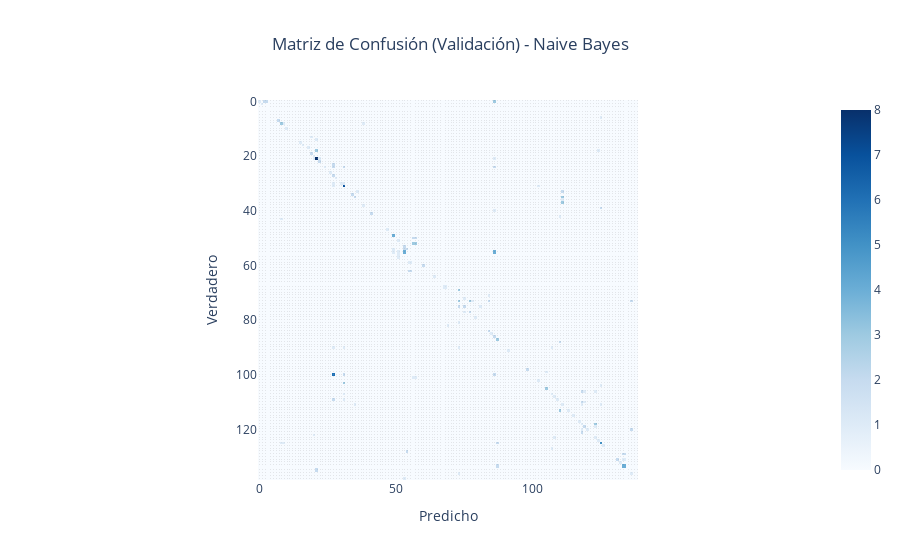
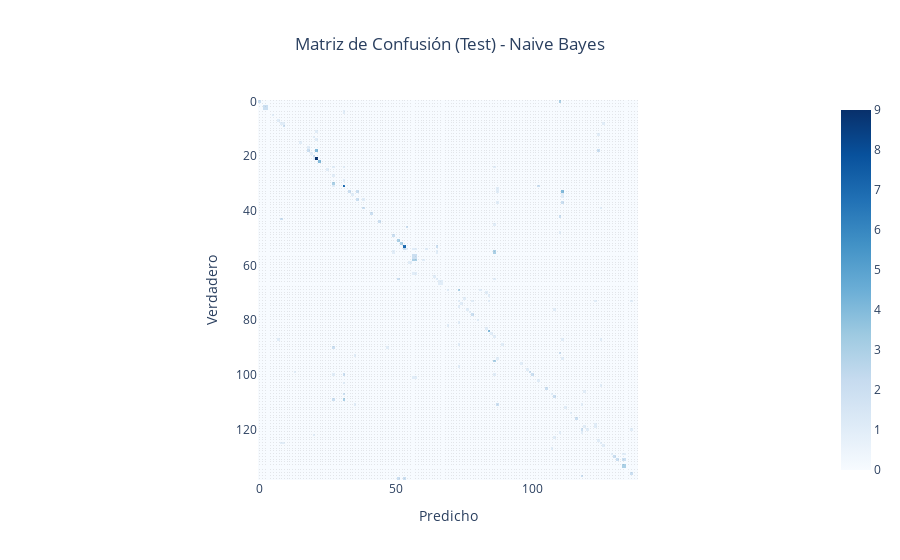

Source (notebook cell) for these figures, in order:
### Code cell
plot_results(y_val, y_test, nb_pred_val, nb_pred_test, "Naive Bayes")

### Figure 1 — Plotly figure (JSON) as saved in the notebook; plotly's stock layout.template omitted (floating-point values rounded to 4 significant figures; data arrays with more than 128 entries replaced by an {"elided": "..."} marker saying what was removed)
{"data": [{"coloraxis": "coloraxis", "hovertemplate": "x: %{x}<br>y: %{y}<br>color: %{z}<extra></extra>", "name": "0", "texttemplate": "%{z}", "type": "heatmap", "x": {"elided": "135 int values"}, "xaxis": "x", "y": {"elided": "135 int values"}, "yaxis": "y", "z": {"elided": "135x135 int values"}}], "layout": {"coloraxis": {"colorscale": [[0, "rgb(247,251,255)"], [0.125, "rgb(222,235,247)"], [0.25, "rgb(198,219,239)"], [0.375, "rgb(158,202,225)"], [0.5, "rgb(107,174,214)"], [0.625, "rgb(66,146,198)"], [0.75, "rgb(33,113,181)"], [0.875, "rgb(8,81,156)"], [1, "rgb(8,48,107)"]]}, "title": {"text": "Matriz de Confusión (Validación) - Naive Bayes", "x": 0.5}, "xaxis": {"anchor": "y", "constrain": "domain", "domain": [0, 1], "scaleanchor": "y", "title": {"text": "Predicho"}}, "yaxis": {"anchor": "x", "autorange": "reversed", "constrain": "domain", "domain": [0, 1], "title": {"text": "Verdadero"}}}}

### Figure 2 — Plotly figure (JSON) as saved in the notebook; plotly's stock layout.template omitted (floating-point values rounded to 4 significant figures; data arrays with more than 128 entries replaced by an {"elided": "..."} marker saying what was removed)
{"data": [{"coloraxis": "coloraxis", "hovertemplate": "x: %{x}<br>y: %{y}<br>color: %{z}<extra></extra>", "name": "0", "texttemplate": "%{z}", "type": "heatmap", "x": {"elided": "135 int values"}, "xaxis": "x", "y": {"elided": "135 int values"}, "yaxis": "y", "z": {"elided": "135x135 int values"}}], "layout": {"coloraxis": {"colorscale": [[0, "rgb(247,251,255)"], [0.125, "rgb(222,235,247)"], [0.25, "rgb(198,219,239)"], [0.375, "rgb(158,202,225)"], [0.5, "rgb(107,174,214)"], [0.625, "rgb(66,146,198)"], [0.75, "rgb(33,113,181)"], [0.875, "rgb(8,81,156)"], [1, "rgb(8,48,107)"]]}, "title": {"text": "Matriz de Confusión (Test) - Naive Bayes", "x": 0.5}, "xaxis": {"anchor": "y", "constrain": "domain", "domain": [0, 1], "scaleanchor": "y", "title": {"text": "Predicho"}}, "yaxis": {"anchor": "x", "autorange": "reversed", "constrain": "domain", "domain": [0, 1], "title": {"text": "Verdadero"}}}}
